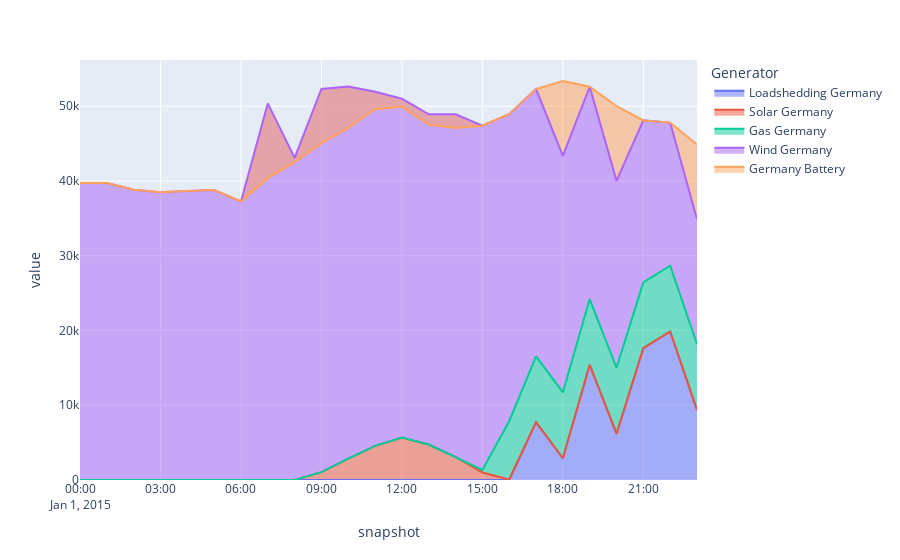

Notebook source saved alongside this figure:
### Code cell
df_dispatch = network.generators_t.p.copy()
df_dispatch['Germany Battery'] = network.storage_units_t.p['Germany Battery']
df_dispatch.plot(kind = 'area')
